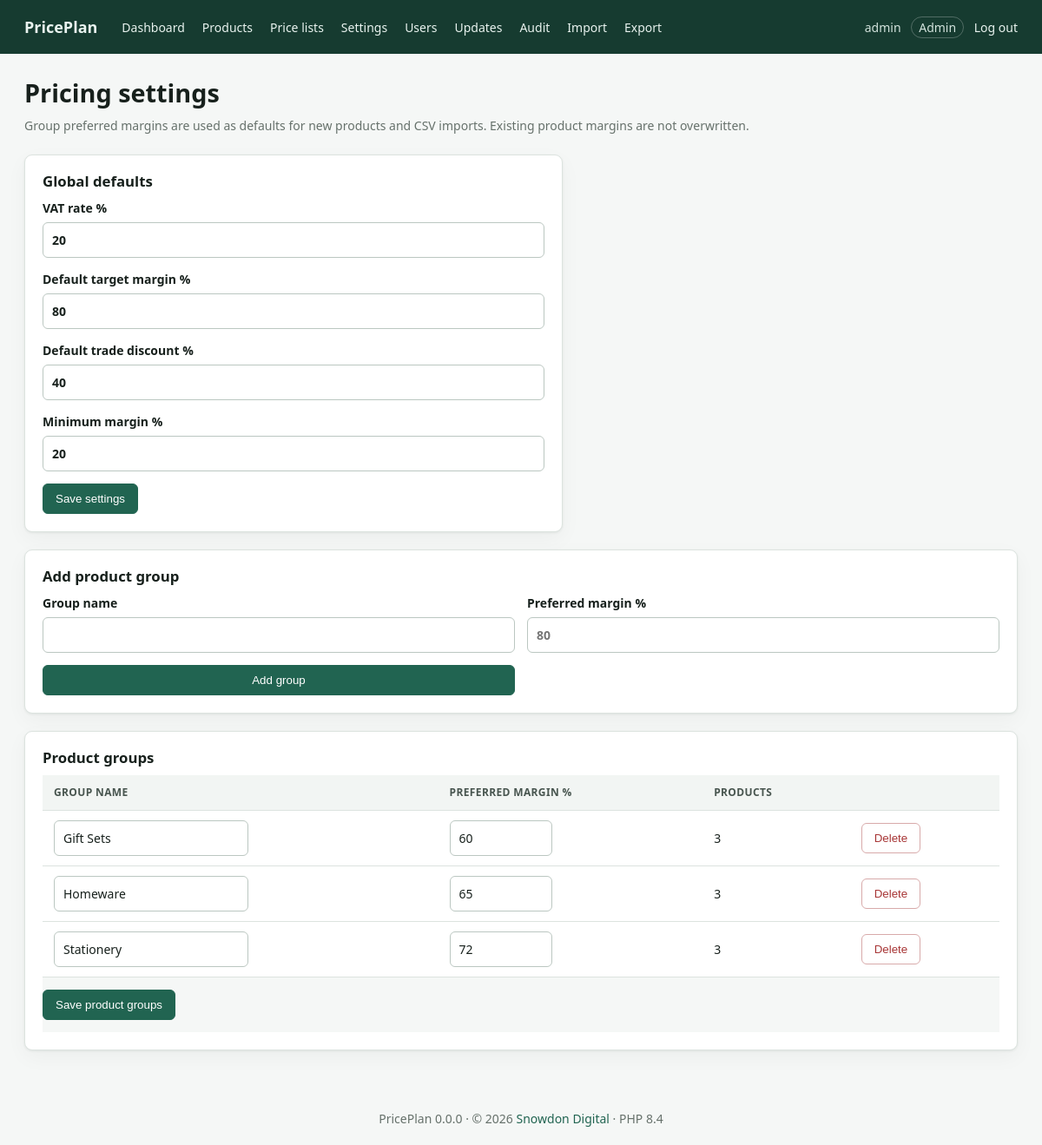
The page /settings.php (signed in) on the database its author committed.
### tables this page shows
CREATE TABLE users (
 id INT UNSIGNED AUTO_INCREMENT PRIMARY KEY,
 username VARCHAR(80) NOT NULL UNIQUE,
 email VARCHAR(190) NOT NULL UNIQUE,
 password_hash VARCHAR(255) NOT NULL,
 role ENUM('admin','manager','editor','viewer') NOT NULL DEFAULT 'viewer',
 is_active TINYINT(1) NOT NULL DEFAULT 1,
 last_login_at DATETIME NULL,
 created_at DATETIME NOT NULL DEFAULT CURRENT_TIMESTAMP,
 updated_at DATETIME NOT NULL DEFAULT CURRENT_TIMESTAMP ON UPDATE CURRENT_TIMESTAMP
);

CREATE TABLE product_groups (
 id INT UNSIGNED AUTO_INCREMENT PRIMARY KEY,
 name VARCHAR(150) NOT NULL UNIQUE,
 preferred_margin DECIMAL(8,6) NULL,
 created_at DATETIME NOT NULL DEFAULT CURRENT_TIMESTAMP
);

### app/updates.php (called while the page is built, shortened)
<?php
function app_version(): string
{
    $version = @file_get_contents(dirname(__DIR__) . '/VERSION');
    return trim((string)$version) ?: '0.0.0';
}

### app/helpers.php (called while the page is built, shortened)
<?php
function config(?string $key = null, mixed $default = null): mixed
{
    $value = $GLOBALS['app_config'];
    foreach (explode('.', $key) as $part) {
        $value = $value[$part];
    }
    return $value;
}
function e(mixed $value): string
{
    return htmlspecialchars((string)$value, ENT_QUOTES | ENT_SUBSTITUTE, 'UTF-8');
}
function url(string $path = ''): string
{
    $base = rtrim(str_replace('\\', '/', dirname($_SERVER['SCRIPT_NAME'] ?? '')), '/');
    return ($base === '/' ? '' : $base) . '/' . ltrim($path, '/');
}
function setting(string $key, mixed $fallback = null): mixed
{
    static $settings;
    if ($settings === null) {
        try {
            $settings = db()->query('SELECT setting_key, setting_value FROM pricing_settings')
                ->fetchAll(PDO::FETCH_KEY_PAIR);
        } catch (Throwable) {
            $settings = [];
        }
    }
    return $settings[$key] ?? config('defaults.' . $key, $fallback);
}
require_once __DIR__ . '/database.php';

### app/database.php (called while the page is built, shortened)
<?php
function db(): PDO
{
    static $pdo;
    if ($pdo instanceof PDO) {
        return $pdo;
    }
    $c = config('db');
    $dsn = sprintf('mysql:host=%s;port=%d;dbname=%s;charset=%s', $c['host'], $c['port'], $c['name'], $c['charset']);
    $pdo = new PDO($dsn, $c['user'], $c['password'], [
        PDO::ATTR_ERRMODE => PDO::ERRMODE_EXCEPTION,
        PDO::ATTR_DEFAULT_FETCH_MODE => PDO::FETCH_ASSOC,
        PDO::ATTR_EMULATE_PREPARES => false,
    ]);
    return $pdo;
}

### app/auth.php (called while the page is built, shortened)
<?php
function user(): ?array
{
    static $cached = false;
    if ($cached !== false) return $cached;
    $s = db()->prepare('SELECT id, username, email, role FROM users WHERE id = ? AND is_active = 1');
    $s->execute([$_SESSION['user_id']]);
    return $cached = ($s->fetch() ?: null);
}
function require_login(): void
{
    if (!user()) redirect('login.php');
}
function can(string $action): bool
{
    $role = user()['role'] ?? '';
    $rules = [
        'view' => ['admin', 'manager', 'editor', 'viewer'],
        'edit' => ['admin', 'manager', 'editor'],
        'pricelists' => ['admin', 'manager', 'editor', 'viewer'],
        'pricelist_export' => ['admin', 'manager', 'editor'],
        'delete' => ['admin'],
        'import' => ['admin', 'manager'],
        'export' => ['admin', 'manager'],
        'settings' => ['admin'],
        'users' => ['admin'],
        'updates' => ['admin'],
    ];
    return in_array($role, $rules[$action] ?? [], true);
}
function require_permission(string $action): void
{
    require_login();
}

### public/settings.php (the view, shortened to what this page needs)
<?php
require_once dirname(__DIR__) . '/app/layout.php';
require_permission('settings');
$settingFields = [
    'vat_rate' => 'VAT rate',
    'target_margin' => 'Default target margin',
    'trade_discount' => 'Default trade discount',
    'minimum_margin' => 'Minimum margin',
];
$groups = db()->query('SELECT g.id, g.name, g.preferred_margin, COUNT(p.id) product_count
    FROM product_groups g
    LEFT JOIN products p ON p.group_id = g.id
    GROUP BY g.id, g.name, g.preferred_margin
    ORDER BY g.name')->fetchAll();
page_header('Settings');
?>
<div class="page-title">
    <div>
        <h1>Pricing settings</h1>
        <p class="muted">Group preferred margins are used as defaults for new products and CSV imports. Existing product margins are not overwritten.</p>
    </div>
</div>
<section class="card narrow">
    <h2>Global defaults</h2>
    <form method="post">
        <?php foreach ($settingFields as $key => $label): ?>
            <label><?= e($label) ?> %
                <input type="number" min="0" max="99.99" step=".01" name="<?= e($key) ?>" value="<?= e((string)((float)setting($key) * 100)) ?>" required>
            </label>
        <?php endforeach ?>
        <button class="button primary">Save settings</button>
    </form>
</section>
<section class="card">
    <h2>Add product group</h2>
    <form method="post" class="fields">
        <label>Group name<input name="group_name" required autocomplete="off"></label>
        <label>Preferred margin %
            <input type="number" min="0" max="99.99" step=".01" name="preferred_margin" placeholder="<?= e((string)((float)setting('target_margin') * 100)) ?>">
        </label>
        <button class="button primary">Add group</button>
    </form>
</section>
<section class="card">
    <h2>Product groups</h2>
    <form method="post">
        <div class="table-wrap">
            <table>
                <thead>
                <tr>
                    <th>Group name</th>
                    <th>Preferred margin %</th>
                    <th>Products</th>
                    <th></th>
                </tr>
                </thead>
                <tbody>
                <?php foreach ($groups as $group): ?>
                    <tr>
                        <td>
                            <input name="group_name[<?= (int)$group['id'] ?>]" value="<?= e($group['name']) ?>" required>
                        </td>
                        <td>
                            <input type="number" min="0" max="99.99" step=".01" name="preferred_margin[<?= (int)$group['id'] ?>]" value="<?= e($group['preferred_margin'] === null ? '' : (string)((float)$group['preferred_margin'] * 100)) ?>" placeholder="Use global default">
                        </td>
                        <td><?= number_format((int)$group['product_count']) ?></td>
                        <td>
                            <button class="button danger" name="delete_group_id" value="<?= (int)$group['id'] ?>" formnovalidate data-confirm="Delete the <?= e($group['name']) ?> group? <?= (int)$group['product_count'] ?> product<?= (int)$group['product_count'] === 1 ? '' : 's' ?> will be moved to No group.">Delete</button>
                        </td>
                    </tr>
                <?php endforeach ?>
                </tbody>
            </table>
        </div>
        <div class="form-actions">
            <button class="button primary">Save product groups</button>
        </div>
    </form>
</section>
<?php page_footer(); ?>

### app/layout.php (shortened to what this page needs)
<?php
function page_header(string $title): void
{
    $u = user();
    ?><!doctype html>
<html lang="en"><head>
<link rel="stylesheet" href="<?= e(url('../assets/css/app.css?v=' . rawurlencode(app_version()))) ?>">
</head><body>
<?php if ($u): ?><header class="topbar">
  <a class="brand" href="<?= e(url('dashboard.php')) ?>"><?= e(config('site_name')) ?></a>
  <nav>
    <a href="<?= e(url('dashboard.php')) ?>">Dashboard</a>
    <a href="<?= e(url('products.php')) ?>">Products</a>
    <a href="<?= e(url('pricelists.php')) ?>">Price lists</a>
    <?php if (can('settings')): ?><a href="<?= e(url('settings.php')) ?>">Settings</a><a href="<?= e(url('users.php')) ?>">Users</a><a href="<?= e(url('updates.php')) ?>">Updates</a><?php endif ?>
    <a href="<?= e(url('audit.php')) ?>">Audit</a>
    <?php if (can('import')): ?><a href="<?= e(url('import.php')) ?>">Import</a><?php endif ?>
    <?php if (can('export')): ?><a href="<?= e(url('export.php')) ?>">Export</a><?php endif ?>
  </nav>
  <div class="account"><?= e($u['username']) ?> <span class="role"><?= e(ucfirst($u['role'])) ?></span> <a href="<?= e(url('logout.php')) ?>">Log out</a></div>
</header><?php endif ?>
<main class="container">
<?php
}
function page_footer(): void
{
    ?></main><footer>PricePlan <?= e(app_version()) ?> &middot; &copy; <?= e(date('Y')) ?> <a href="https://snowdondigital.co.uk" target="_blank" rel="noopener">Snowdon Digital</a> &middot; PHP <?= e(PHP_MAJOR_VERSION . '.' . PHP_MINOR_VERSION) ?></footer></body></html><?php
}

### assets/css/app.css (style rules this page uses)
:root { --bg: #f5f7f6; --surface: #fff; --ink: #17201c; --muted: #66716b; --line: #dce3df; --brand: #216451; --brand2: #174a3c; --danger: #a73535; --warning: #a86512; --shadow: 0 1px 3px #14251d12, 0 8px 24px #14251d0a; }
* { box-sizing: border-box; }
body { margin: 0; background: var(--bg); color: var(--ink); font: 14px/1.5 system-ui, -apple-system, "Segoe UI", sans-serif; }
a { color: var(--brand); text-decoration: none; }
h1, h2 { line-height: 1.2; margin: 0 0 .6rem; }
h1 { font-size: 1.8rem; }
h2 { font-size: 1.05rem; }
.muted { color: var(--muted); margin: .2rem 0; }
.container { max-width: 1500px; margin: auto; padding: 28px; }
.topbar { height: 62px; background: #163b30; color: #fff; display: flex; align-items: center; padding: 0 28px; gap: 28px; }
.topbar a { color: #e9f3ef; }
.brand { font-size: 18px; font-weight: 700; }
.topbar nav { display: flex; gap: 20px; }
.account { margin-left: auto; color: #d2e2dc; }
.role { border: 1px solid #ffffff40; border-radius: 20px; padding: 2px 8px; margin: 0 8px; }
.page-title { display: flex; align-items: center; justify-content: space-between; margin-bottom: 20px; }
.card { background: var(--surface); border: 1px solid var(--line); border-radius: 9px; box-shadow: var(--shadow); padding: 20px; margin-bottom: 20px; }
label { display: flex; flex-direction: column; gap: 6px; font-weight: 600; margin-bottom: 14px; }
input, select { border: 1px solid #bbc7c1; border-radius: 6px; background: #fff; color: var(--ink); padding: 9px 10px; font: inherit; min-width: 0; }
.button { display: inline-flex; align-items: center; justify-content: center; border: 1px solid #b7c2bd; background: #fff; color: var(--ink); border-radius: 6px; padding: 9px 14px; font: 600 14px inherit; cursor: pointer; }
.button.primary { background: var(--brand); border-color: var(--brand); color: #fff; }
.button.danger { color: var(--danger); border-color: #d8aaaa; }
.table-wrap { overflow: auto; padding: 0; }
table { width: 100%; border-collapse: collapse; white-space: nowrap; }
th, td { text-align: left; padding: 11px 13px; border-bottom: 1px solid var(--line); vertical-align: middle; }
th { background: #f2f5f3; color: #48554f; font-size: 12px; text-transform: uppercase; letter-spacing: .03em; position: sticky; top: 0; }
.fields { display: grid; grid-template-columns: repeat(2, 1fr); gap: 0 14px; }
.form-actions { position: sticky; bottom: 0; background: #f5f7f6e8; backdrop-filter: blur(8px); padding: 14px 0; display: flex; gap: 9px; }
.narrow { max-width: 620px; }
footer { text-align: center; color: var(--muted); padding: 20px; }

### rows shown on the page
users: username "admin", role "Admin"
product_groups: name "Gift Sets", preferred_margin "60", product_count "3"
product_groups: name "Homeware", preferred_margin "65", product_count "3"
product_groups: name "Stationery", preferred_margin "72", product_count "3"

### other values the page prints
config('site_name') "PricePlan"
$label "VAT rate"
$label "Default target margin"
$label "Default trade discount"
$label "Minimum margin"
app_version() "0.0.0"
PHP_MAJOR_VERSION . '.' . PHP_MINOR_VERSION "8.4"
